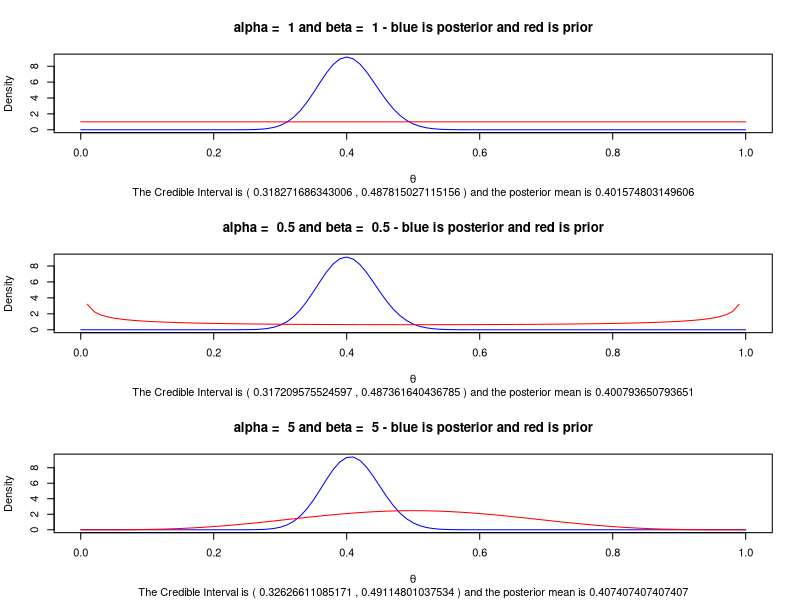
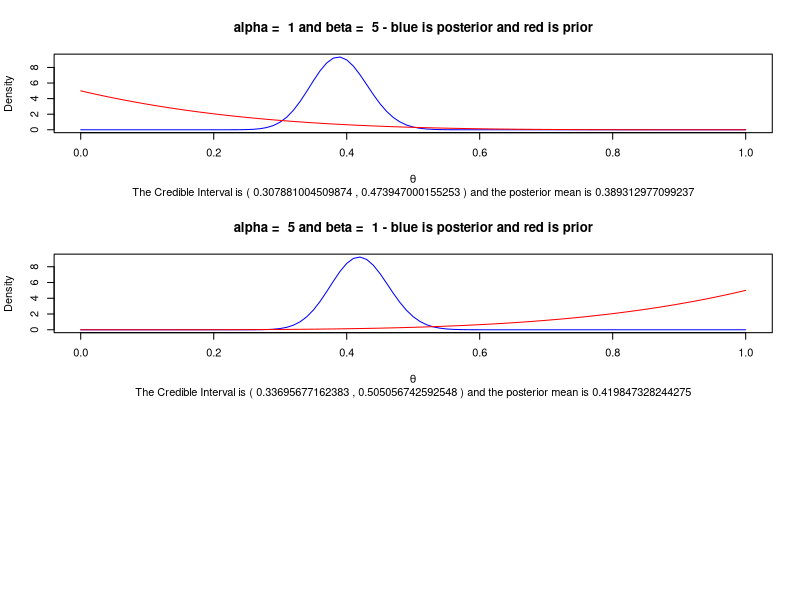

Generate these figures, in order, with R:
### 2c
n = 10
theta = c((1/(40^2)*180+n/(20^2)*150)/(1/(40^2)+n/(20^2)), 1/(1/40^2+n/20^2))
yhat = c((1/(40^2)*180+n/(20^2)*150)/(1/(40^2)+n/(20^2)), 1/(1/40^2+n/20^2)+20^2)
qnorm(c(0.025, 0.975), mean = theta[1], sd = sqrt(theta[2]))
qnorm(c(0.025, 0.975), mean = yhat[1], sd = sqrt(yhat[2]))

### 2d
n = 100
theta = c((1/(40^2)*180+n/(20^2)*150)/(1/(40^2)+n/(20^2)), 1/(1/40^2+n/20^2))
yhat = c((1/(40^2)*180+n/(20^2)*150)/(1/(40^2)+n/(20^2)), 1/(1/40^2+n/20^2)+20^2)
qnorm(c(0.025, 0.975), mean = theta[1], sd = sqrt(theta[2]))
qnorm(c(0.025, 0.975), mean = yhat[1], sd = sqrt(yhat[2]))

### 3c
r = 5
Y = c(7,10,5,8,6,12,6,9,7,5)
alpha = c(1,.5,5,1,5)
beta = c(1,.5,5,5,1)
par(mfrow = c(3,1))
for(i in 1:length(alpha)){
  theta = seq(0,1,0.01)
  credible_interval = qbeta(c(0.025,0.975), r*length(Y)+alpha[i], sum(Y)+beta[i])
  posterior_mean = (r*length(Y)+alpha[i])/(r*length(Y)+alpha[i]+sum(Y)+beta[i])
  plot(theta,  dbeta(theta, r*length(Y)+alpha[i], sum(Y)+beta[i]), 
       type = "l", col = "blue", xlab = expression(theta), 
       ylab = "Density",
       main = paste("alpha = ", alpha[i],"and", "beta = ", beta[i],
                    "- blue is posterior and red is prior"),
       sub = paste("The Credible Interval is", "(",credible_interval[1],",",
                   credible_interval[2], ")",
                   "and the posterior mean is", posterior_mean))
  lines(theta, dbeta(theta, alpha[i], beta[i]), col = "red")
}
